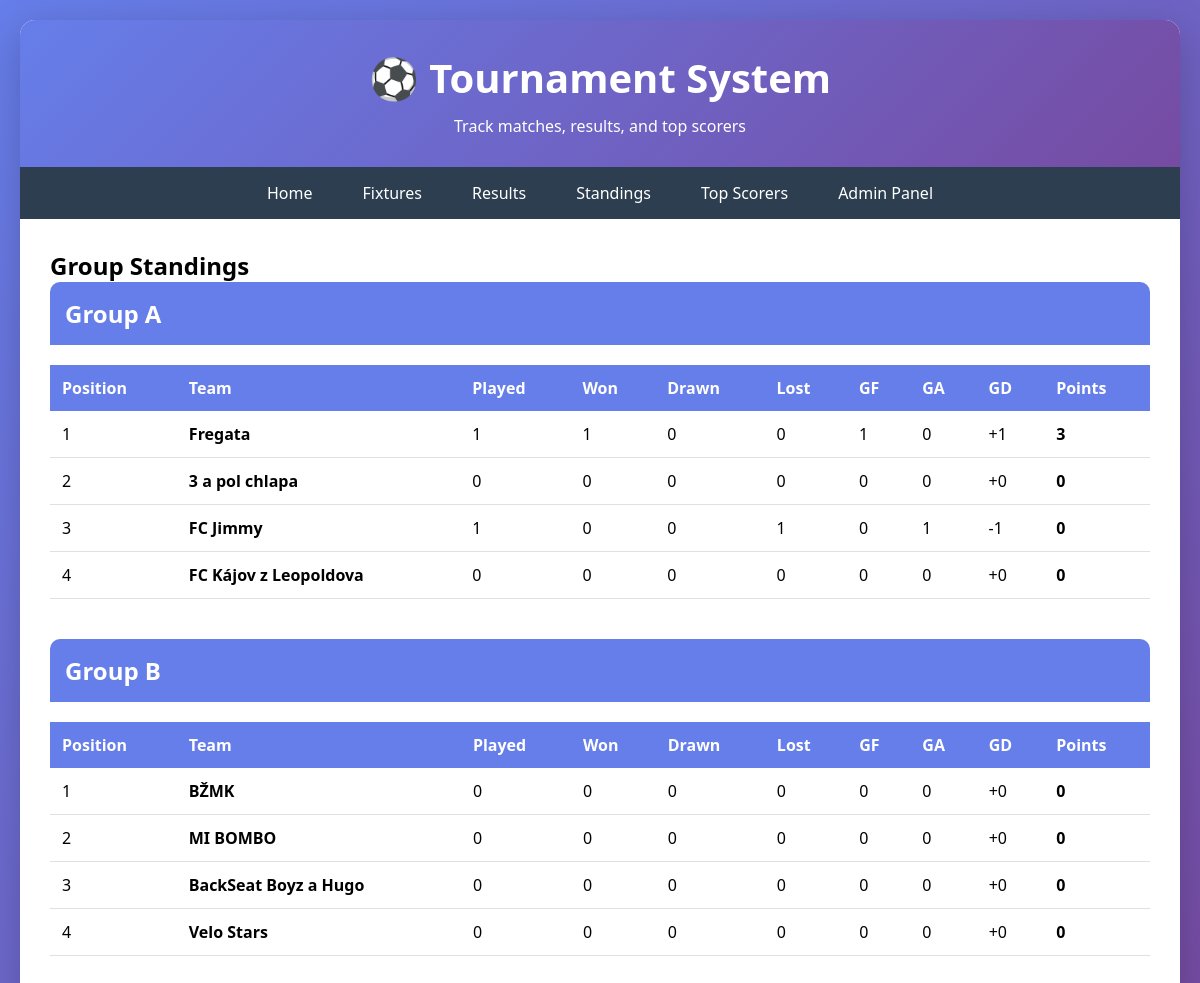
The page /standings/ on the database its author committed.
### tournament/models.py (models this page shows, shortened)
class Team(models.Model):
    name = models.CharField(max_length=100, unique=True)
    group = models.CharField(max_length=10, choices=[
        ('A', 'Group A'),
        ('B', 'Group B'),
        ('C', 'Group C'),
        ('D', 'Group D'),
    ], default='A')
    logo = models.ImageField(upload_to='team_logos/', blank=True, null=True)
    played = models.IntegerField(default=0)
    won = models.IntegerField(default=0)
    drawn = models.IntegerField(default=0)
    lost = models.IntegerField(default=0)
    goals_for = models.IntegerField(default=0)
    goals_against = models.IntegerField(default=0)
    points = models.IntegerField(default=0)
    class Meta:
        ordering = ['group', '-points', '-goals_for']
    @property
    def goal_difference(self):
        return self.goals_for - self.goals_against

### tournament/views.py (the view)
# urls.py: path('standings/', views.standings, name='standings'),
def standings(request):
    groups = {}
    for group_letter in ['A', 'B', 'C', 'D']:
        teams = Team.objects.filter(group=group_letter)
        if teams.exists():
            groups[group_letter] = teams
    context = {
        'groups': groups,
    }
    return render(request, 'tournament/standings.html', context)

### tournament/templates/tournament/standings.html (shortened to what this page needs)
{% extends 'tournament/base.html' %}
{% block content %}
<h2>Group Standings</h2>
{% if groups %}
    {% for group_letter, teams in groups.items %}
    <div class="group-section">
        <div class="group-title">Group {{ group_letter }}</div>
        <table>
            <thead>
                <tr>
                    <th>Position</th>
                    <th>Team</th>
                    <th>Played</th>
                    <th>Won</th>
                    <th>Drawn</th>
                    <th>Lost</th>
                    <th>GF</th>
                    <th>GA</th>
                    <th>GD</th>
                    <th>Points</th>
                </tr>
            </thead>
            <tbody>
                {% for team in teams %}
                <tr>
                    <td>{{ forloop.counter }}</td>
                    <td><strong>{{ team.name }}</strong></td>
                    <td>{{ team.played }}</td>
                    <td>{{ team.won }}</td>
                    <td>{{ team.drawn }}</td>
                    <td>{{ team.lost }}</td>
                    <td>{{ team.goals_for }}</td>
                    <td>{{ team.goals_against }}</td>
                    <td>{{ team.goal_difference|stringformat:"+d" }}</td>
                    <td><strong>{{ team.points }}</strong></td>
                </tr>
                {% endfor %}
            </tbody>
        </table>
    </div>
    {% endfor %}
{% else %}
    <div class="no-data">No standings available yet</div>
{% endif %}
{% endblock %}

### tournament/templates/tournament/base.html (style rules this page uses)
* { margin: 0; padding: 0; box-sizing: border-box; }
body { font-family: "Segoe UI", Tahoma, Geneva, Verdana, sans-serif; background: linear-gradient(135deg, #667eea 0%, #764ba2 100%); min-height: 100vh; padding: 20px; }
table { width: 100%; border-collapse: collapse; margin-top: 20px; }
table th { background: #667eea; color: white; padding: 12px; text-align: left; }
table td { padding: 12px; border-bottom: 1px solid #e0e0e0; }
.group-section { margin-bottom: 40px; }
.group-title { background: #667eea; color: white; padding: 15px; border-radius: 10px 10px 0 0; font-size: 1.5em; font-weight: bold; }

### rows shown on the page
Team: name "Fregata", played "1", won "1", drawn "0", lost "0", goals_for "1", goals_against "0", goal_difference "+1", points "3"
Team: name "3 a pol chlapa", played "0", won "0", drawn "0", lost "0", goals_for "0", goals_against "0", goal_difference "+0", points "0"
Team: name "FC Jimmy", played "1", won "0", drawn "0", lost "1", goals_for "0", goals_against "1", goal_difference "-1", points "0"
Team: name "FC Kájov z Leopoldova", played "0", won "0", drawn "0", lost "0", goals_for "0", goals_against "0", goal_difference "+0", points "0"
Team: name "BŽMK", played "0", won "0", drawn "0", lost "0", goals_for "0", goals_against "0", goal_difference "+0", points "0"
Team: name "MI BOMBO", played "0", won "0", drawn "0", lost "0", goals_for "0", goals_against "0", goal_difference "+0", points "0"
Team: name "BackSeat Boyz a Hugo", played "0", won "0", drawn "0", lost "0", goals_for "0", goals_against "0", goal_difference "+0", points "0"
Team: name "Velo Stars", played "0", won "0", drawn "0", lost "0", goals_for "0", goals_against "0", goal_difference "+0", points "0"

### other values the page prints
{{ group_letter }} "A" "B"
